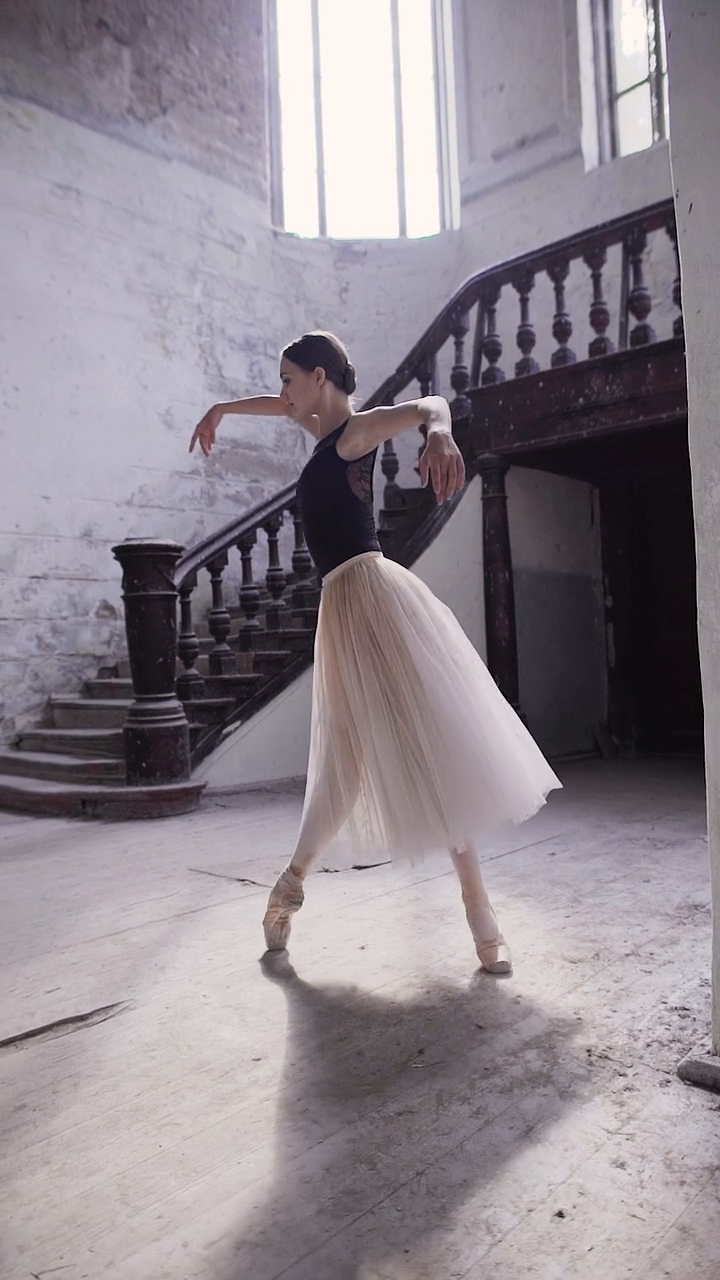
#> input picture frame 24 of ballerina.mp4, 720 x 1280 px
$ python save-video-to-file.py
#> lines starting #> are read from the running program, lines starting #| are printed output that depends on the picture
import cv2

input_video = cv2.VideoCapture(r"C:\Users\bodya\PycharmProject\CompVisionLabs\ballerina.mp4")

width = int(input_video.get(cv2.CAP_PROP_FRAME_WIDTH))
height = int(input_video.get(cv2.CAP_PROP_FRAME_HEIGHT))
fps = int(input_video.get(cv2.CAP_PROP_FPS))

fourcc = cv2.VideoWriter_fourcc(*'mp4v')
output_video = cv2.VideoWriter('output_video.mp4', fourcc, fps, (width, height))

while True:
    ret, frame = input_video.read()
#> frame is the input picture: shape (1280, 720, 3); mean B, G, R 143.2, 134.8, 143.2
    if not ret:
        break
    contrast = cv2.convertScaleAbs(frame, alpha=2.0, beta=0)
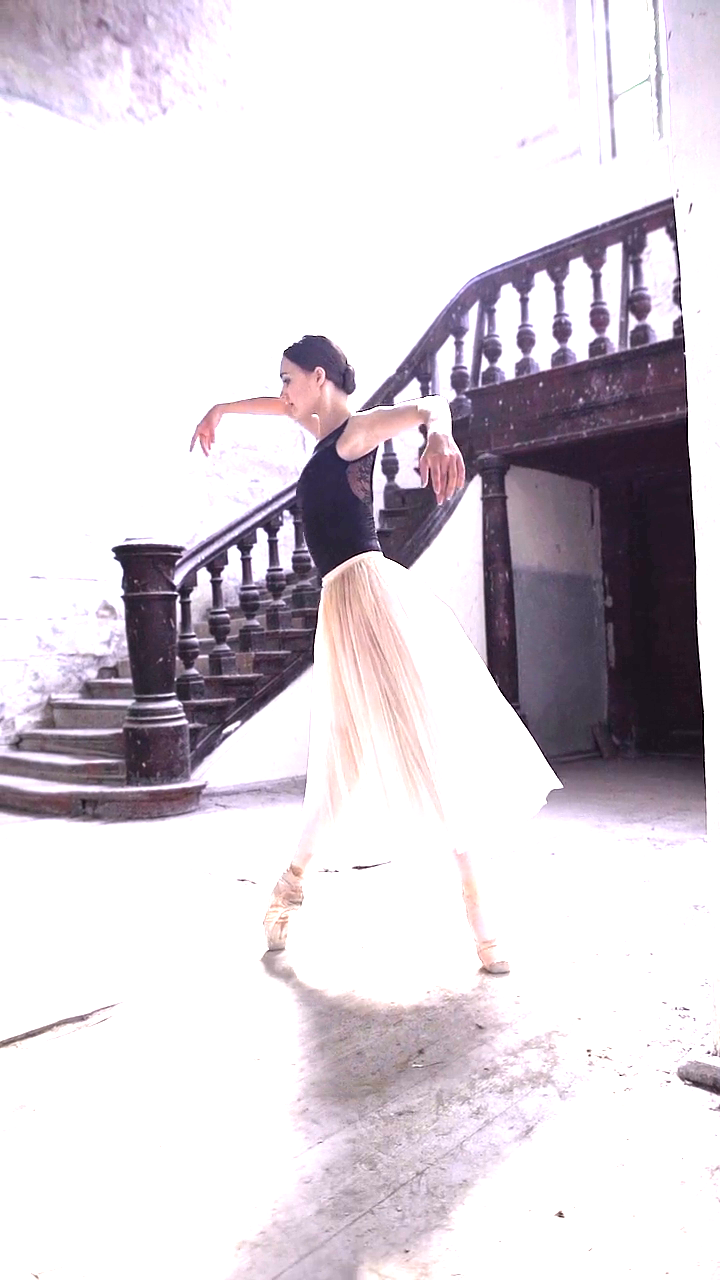
#> contrast: shape (1280, 720, 3); mean B, G, R 216.7, 210.6, 217
    output_video.write(contrast)

input_video.release()
output_video.release()

$ run again, starting later in the video
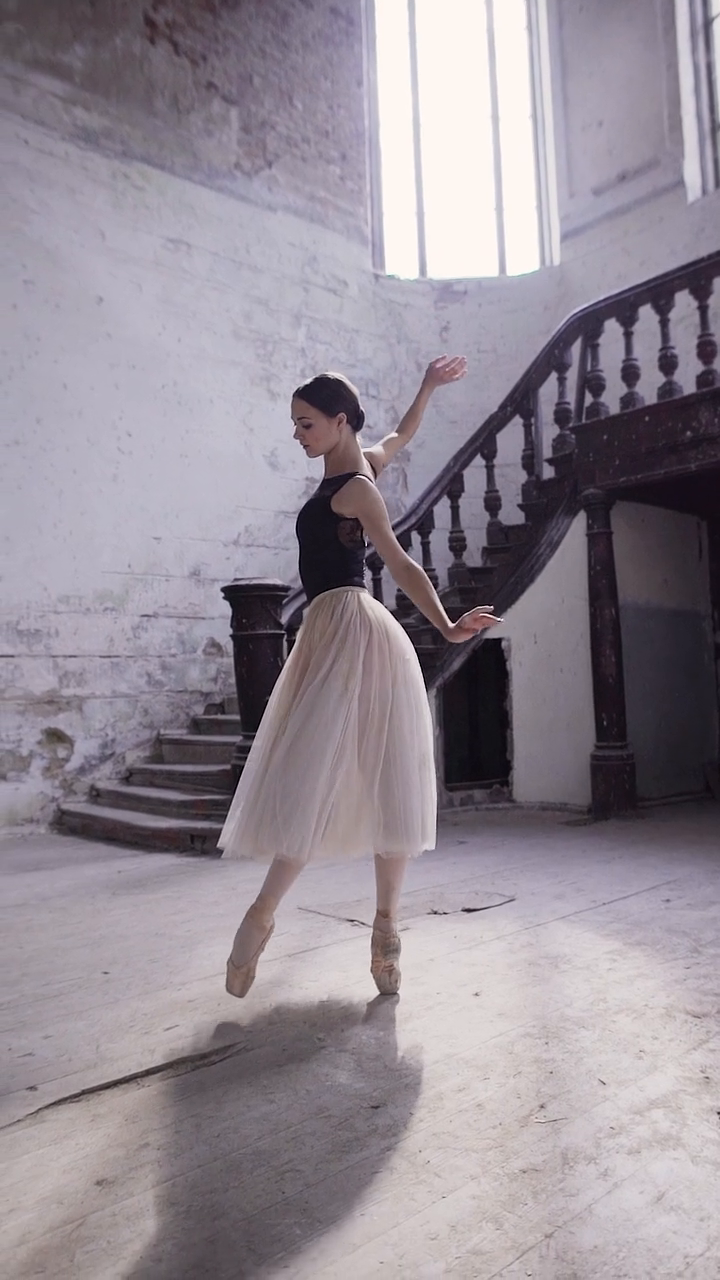
#> input picture frame 108 of ballerina.mp4, 720 x 1280 px
#> frame is the input picture: shape (1280, 720, 3); mean B, G, R 148.8, 139.5, 147.9
#> `contrast = cv2.convertScaleAbs(frame, alpha=2.0, beta=0)`:
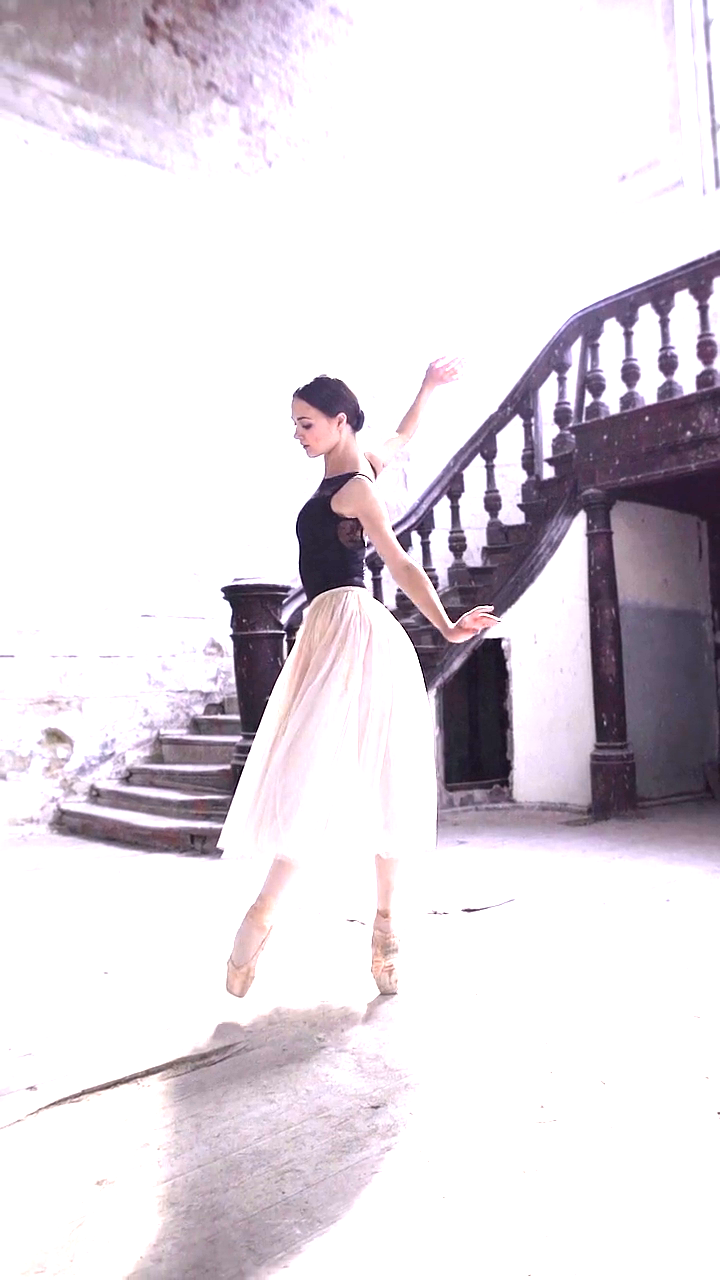
#> contrast: shape (1280, 720, 3); mean B, G, R 224.1, 218.2, 224.4

$ run again, starting later in the video
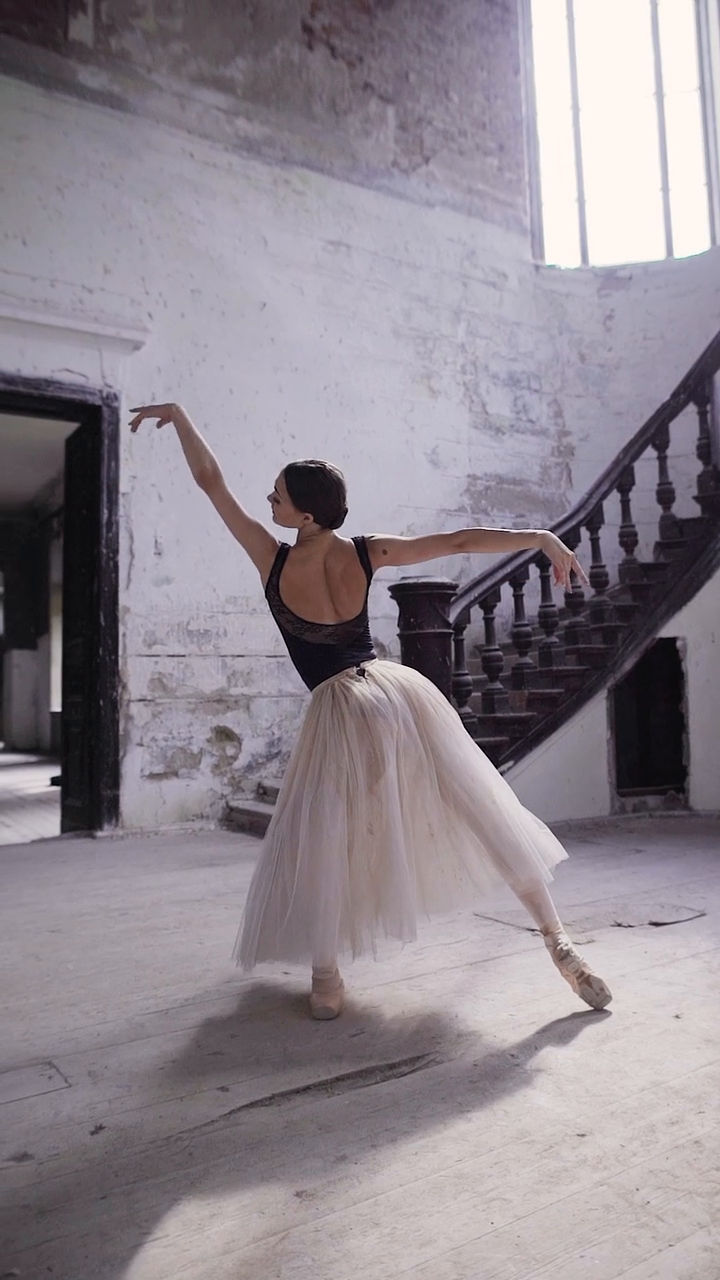
#> input picture frame 192 of ballerina.mp4, 720 x 1280 px
#> frame is the input picture: shape (1280, 720, 3); mean B, G, R 143.5, 135.3, 143.5
#> `contrast = cv2.convertScaleAbs(frame, alpha=2.0, beta=0)`:
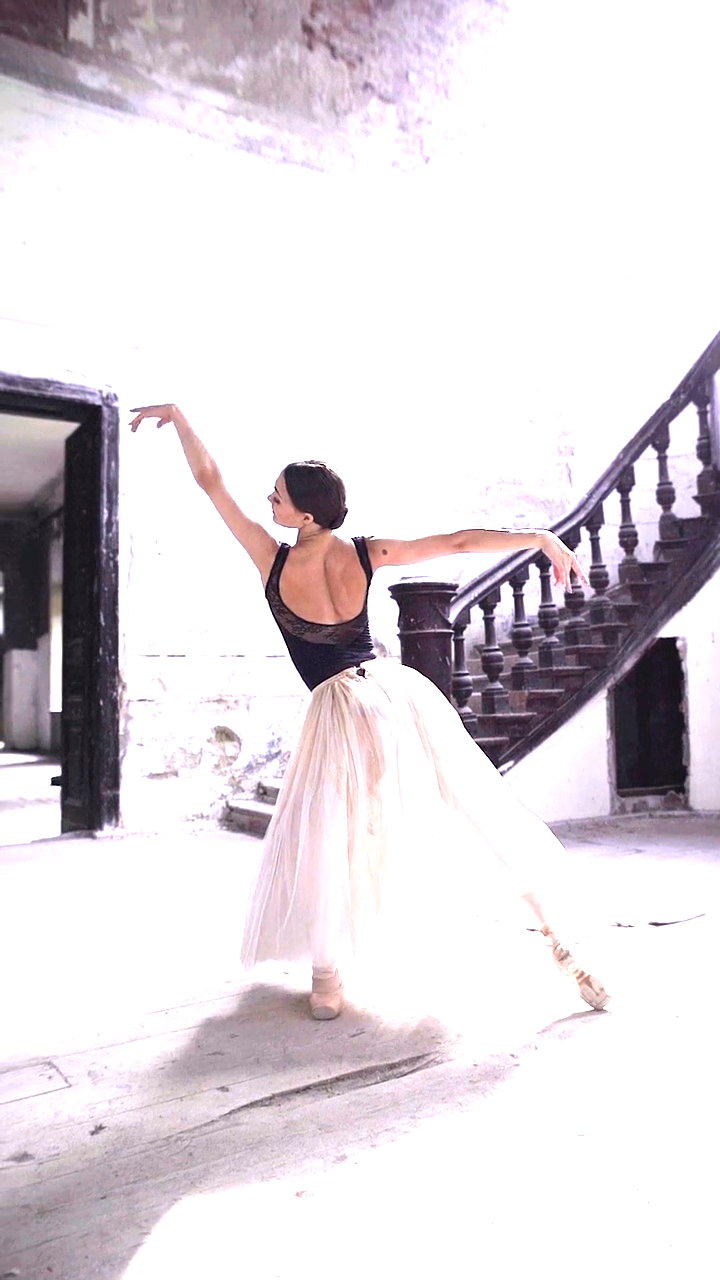
#> contrast: shape (1280, 720, 3); mean B, G, R 220.6, 215.6, 222.4
